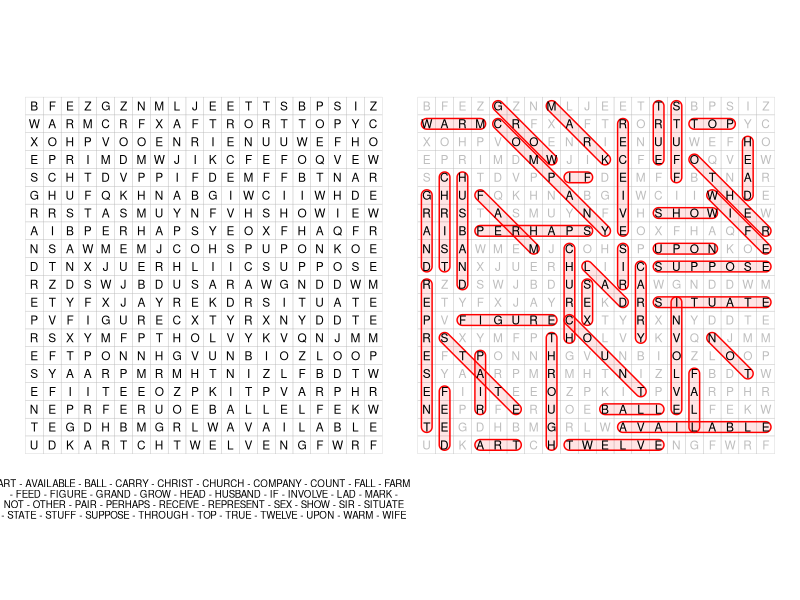

The R source for this figure:
## ---- chunk 1
knitr::opts_chunk$set(
  collapse = TRUE,
  comment = "#>"
)
## ---- chunk 2
library(tidyverse)
## ---- chunk 3
# Set seed for reproducibility
seed <- 4

# Wordsearch dimensions
nx <- 20
ny <- 20

# Max number of attempts to place a word in the wordsearch
n_attempts <- 100

# Number of words to pick from the words vector
nwords <- 40
## ---- chunk 4
set.seed(seed)

d <- 
    tibble(words = sample(toupper(words), nwords)) |>
    mutate(
        n_letters = nchar(words),
        letters = map(words, str_split_1, pattern=""),
        orientation = sample(1:3, size = n(), replace = TRUE),
        rs = NA,
        cs = NA)
## ---- chunk 5
m <- matrix(nrow = ny, ncol = nx)

for(i in 1:nrow(d)){
    
    # Horizontal left to right
    if(d$orientation[i] == 1){  
        for(j in 1:n_attempts){
            
            # Pick a row and column
            r <- sample(1:ny, 1)
            ci <- sample(1:(nx-(d$n_letters[i]-1)), 1)
            
            # Compute the column range for the word
            c <- ci:(ci + (d$n_letters[i]-1))
            
            # If word can be placed - assign its letters to the matrix and update the dataframe
            # If it cant be placed after the max attempts, print warning and move to next word
            if(all(is.na(m[r, c]) | m[r, c] == d$letters[[i]])){
                m[r, c] <- d$letters[[i]]
                d$rs[i] <- r
                d$cs[i] <- ci
                break
            } else {
                if(j == n_attempts){
                    warning(paste0("'",d$words[i],"' not placed"))
                    break}
                next
            }
        }
        
    # Vertical top to bottom ---------------------------------------------------
    } else if(d$orientation[i] == 2){    
        for(j in 1:n_attempts){
            
            # Same as above, but one column and a row range
            c <- sample(1:nx, 1)
            ri <- sample(1:(ny-(d$n_letters[i]-1)), 1)
            r <- ri:(ri + (d$n_letters[i]-1))
            
            if(all(is.na(m[r, c]) | m[r, c] == d$letters[[i]])){
                m[r, c] <- d$letters[[i]]
                d$rs[i] <- ri
                d$cs[i] <- c
                break
            } else {
                if(j == n_attempts){
                    warning(paste0("'",d$words[i],"' not placed"))
                    break}
                next
            }
        }
        
    # Diagonal topleft to bottom right -----------------------------------------
    } else if(d$orientation[i] == 3){    
        for(j in 1:n_attempts){
            
            # Pick row and column start point
            ci <- sample(1:(nx-(d$n_letters[i]-1)), 1)
            ri <- sample(1:(ny-(d$n_letters[i]-1)), 1)
            
            # Compute row and column ranges
            c <- ci:(ci + (d$n_letters[i]-1))
            r <- ri:(ri + (d$n_letters[i]-1))
            
            # Extract matrix values along the diagonal line
            l <- map2_chr(c, r, ~m[.y,.x])
            
            # If the word fits, place it as before
            if(all(is.na(l) | l == d$letters[[i]])){
                for(k in seq_along(l)) m[r[k], c[k]] <- d$letters[[i]][k]
                d$rs[i] <- ri
                d$cs[i] <- ci
                break
            } else {
                if(j == n_attempts){
                    warning(paste0("'",d$words[i],"' not placed"))
                    break
                }
                next
            }
        }
    }
}
## ---- chunk 6
make_bubble_coords <-
    function(xstart, xend, ystart, yend, orientation, bubble_r = 0.3, res = 40){
        
        if(orientation == 1){
            start_a <- seq(0.5*pi, 1.5*pi, l = res)
            end_a <- seq(1.5*pi, 2.5*pi, l = res)
        } else if(orientation == 2){
            start_a <- seq(0, pi, l = res)
            end_a <- seq(pi, 2*pi, l = res)
        } else if(orientation == 3){
            start_a <- seq(0.25*pi, 1.25*pi, l = res)
            end_a <- seq(1.25*pi, 2.25*pi, l = res)
        }
        
        tibble(
            x = c(xstart + cos(start_a)*bubble_r, xend + cos(end_a)*bubble_r), 
            y = c(ystart + sin(start_a)*bubble_r, yend + sin(end_a)*bubble_r))}

d <-
    d |>
    # remove any words that didn't get placed
    filter(!is.na(rs)) |> 
    mutate(
        xstart = cs,
        ystart = ny - rs + 1,
        xend = 
            case_when(
                orientation == 1 ~ (cs + n_letters - 1) |> as.integer(),
                orientation == 2 ~ cs,
                orientation == 3 ~ (cs + n_letters - 1) |> as.integer()),
        yend =
            case_when(
                orientation == 1 ~ (ny - rs + 1) |> as.integer(),
                orientation == 2 ~ (ny - rs + 1 - n_letters + 1) |> as.integer(),
                orientation == 3 ~ (ny - rs + 1 - n_letters + 1) |> as.integer()),
        bubble_coords = 
            pmap(
                .l =
                    list(
                        xstart = xstart, 
                        xend = xend, 
                        ystart = ystart, 
                        yend = yend, 
                        orientation = orientation),
                .f = make_bubble_coords))
## ---- chunk 7
wordsearch_df <-
    crossing(x = 1:nx, y = 1:ny) |> 
    arrange(x, desc(y)) |> 
    mutate(
        m = as.vector(m),
        m_tmp = sample(LETTERS, n(), replace = TRUE),
        m_filled = case_when(is.na(m) ~ m_tmp, TRUE ~ m))

patchwork::wrap_plots(
    wordsearch_df |>
        ggplot() +
        geom_tile(aes(x, y), fill = NA, col = "grey")+
        geom_text(aes(x, y, label = m_filled), size = 3)+
        coord_equal() +
        labs(caption = str_wrap(paste0(sort(d$words), collapse = "  -  "), 80))+
        theme_void()+
        theme(plot.caption = element_text(size = 7, hjust = 0.5)),
    
    wordsearch_df |>
        ggplot() +
        geom_tile(aes(x, y), fill = NA, col = "grey")+
        geom_text(aes(x, y, label = m_filled), col = "grey", size = 3)+
        geom_polygon(
            data = 
                d |> 
                select(words, bubble_coords) |> 
                unnest(bubble_coords),
            aes(x = x, y = y, group = words),
            fill = "red",
            col = "red",
            alpha = 0.1)+
        geom_text(aes(x, y, label = m), col = "black", size = 3) +
        coord_equal()+
        theme_void()
)
